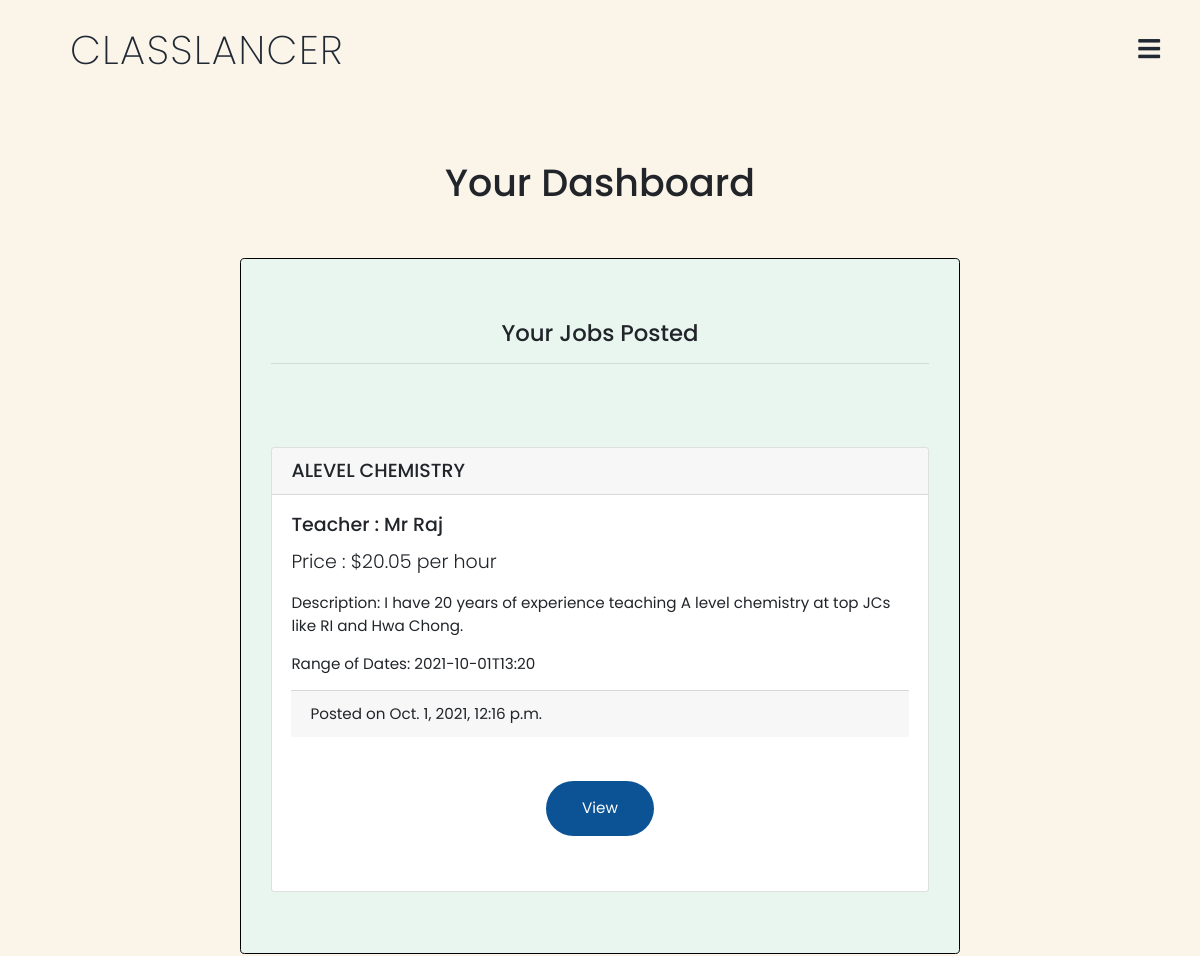
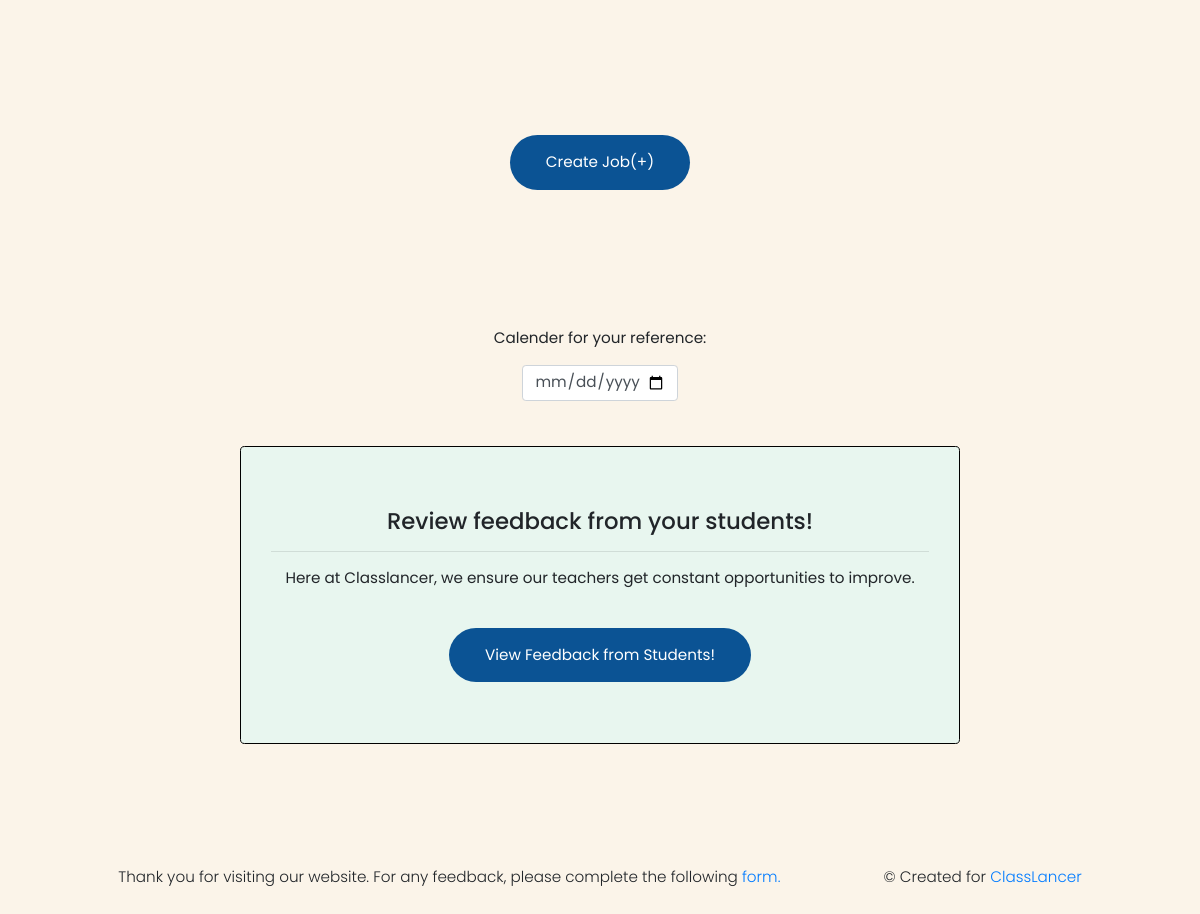
/teacherdashboard (signed in), run on the app's committed database (2 pictures, top to bottom).
### auctions/models.py (models this page shows)
class Listing(models.Model):
    id = models.IntegerField(primary_key=True)
    user = models.CharField(max_length=64, null=True, default=None)
    teacher = models.CharField(max_length=64, null=True, default=None)
    subject = models.CharField(max_length=100, null=True, default=None)
    description = models.TextField(null=True, default=None)
    price = models.CharField(max_length=64, null=True, default=None)
    datetime = models.CharField(max_length=1024, null=True, default=None)
    timestamp = models.DateTimeField(auto_now_add=True, null=True)
    announcement = models.TextField(null=True, default=None)

### auctions/views.py (the view)
# urls.py: path("teacherdashboard", views.teacherdashboard, name="teacherdashboard"),
@login_required(login_url='/login')
def teacherdashboard(request):
    user = request.user.username
    jobs = Listing.objects.filter(user=user)
    present = False
    prodlst = []
    i = 0
    if jobs:
        present = True
        for job in jobs:
            prodlst.append(job)
    return render(request, "auctions/dashboard.html", {
        "product_list": prodlst,
        "present": present
    })

### auctions/context_processors.py (called while the page is built)
def add_variable_to_context(request):
    notifmessages = Messages.objects.filter(receiver=request.user.username, read=False)
    overallnotifs = Notifications.objects.filter(user=request.user.username, read=False)
    if request.user.is_authenticated:
        currentmode = Mode.objects.get(user=request.user.username)
    else:
        currentmode = "none"
    return {
        'testme': notifmessages,
        'metoo': overallnotifs,
        'currentmode': currentmode
    }

### auctions/templates/auctions/dashboard.html (shortened to what this page needs)
{% extends "auctions/layout2.html" %}
{% block body %}
    <br>
    <br>
    <br>
<br>
<br>
    <h1 style="text-align:center;">Your Dashboard</h1>
    <br>
    <br>
    <div class="jumbotron text-center" style="width:60%;margin-left:20%;background-color:#E8F6EF;border:solid;border-color:black;border-width:0.5px;">
        <h4 class="card-title">Your Jobs Posted</h4>
        <hr class="my-3">
        <br>
        {% if present %}
            {% for job in product_list %}
                <br> <br>
                <div class="card text-left">
                    <h5 class="card-header h5">{{job.subject}}</h5>
                    <div class="card-body">
                        <h5 class="card-title">Teacher : {{job.teacher}}</h5>
                        <p class="lead">Price : ${{job.price}} per hour</p>
                        <p class="card-text">Description: {{job.description}}</p>
                        <p class="card-text">Range of Dates: {{job.datetime}}</p>
                        <p class="card-footer">Posted on {{job.timestamp}}</p>
                        <div class="jumbotron text-center" style="background-color:transparent;padding-bottom:1%;">
                            <a href="{% url 'viewclass' job.id %}" class="btn btn-primary" style="margin-top:-6%;background:#0b5394;border-radius: 1000px;border:none;outline:none;padding:16px 36px;" >View</a>
                        </div>
                    </div>
                </div>
            {% endfor %}
        {% else %}
            <div class="text-center">
                <br> <br>
                <p class="lead">You have not created any jobs yet.</p>
            </div>
        {% endif %}
    </div>
    <br>
    <br>
    <div class="jumbotron text-center" style="background-color:transparent;">
    <button id="createjob" style="background:#0b5394;border-radius: 1000px;border:none;outline:none;padding:16px 36px;color:#ffffff;text-align:center;">Create Job(+)</button>
    </div>
    <br>
    <br>
      <div>
        <p style="text-align:center;">Calender for your reference:</p><input type="date" class="form-control" style="width:13%;margin-left:43.5%;" autcomplete="off">
      </div>
      <br>
      <br>
    <div class="jumbotron text-center" style="width:60%;margin-left:20%;background-color:#E8F6EF;border:solid;border-color:black;border-width:0.5px;">
        <h4 class="card-title">Review feedback from your students!</h4>
        <hr class="my-3">
        <p>Here at Classlancer, we ensure our teachers get constant opportunities to improve.</p>
        <br>
    <a href="{% url 'rateteacher' user.username %}">
      <button style="background:#0b5394;border-radius: 1000px;border:none;outline:none;padding:16px 36px;color:#ffffff;text-align:center;margin-left:0%;">View Feedback from Students!</button>
      </a>
     </div>
      <br>
      <br>
{% endblock %}

### auctions/static/auctions/styles.css (style rules this page uses)
:root { margin: 0; background-color: #FBF4E9; }
*, *::before, *::after { box-sizing: border-box; }
html { box-sizing: border-box; scroll-behavior: smooth; }
* { margin: 0px; padding: 0px; box-sizing: border-box; font-family: "Poppins", sans-serif; }
body { background-color: #FBF4E9; min-height: 100vh; }
.show, .icon, input { display:none; }
@media (max-width: 75em) { html { font-size: 95%; } }

### data on the page
Listing: subject "ALEVEL CHEMISTRY", teacher "Mr Raj", price "20.05", description "I have 20 years of experience teaching A level chemistry at top JCs like RI and Hwa Chong.", datetime "2021-10-01T13:20", timestamp "Oct. 1, 2021, 12:16 p.m."
